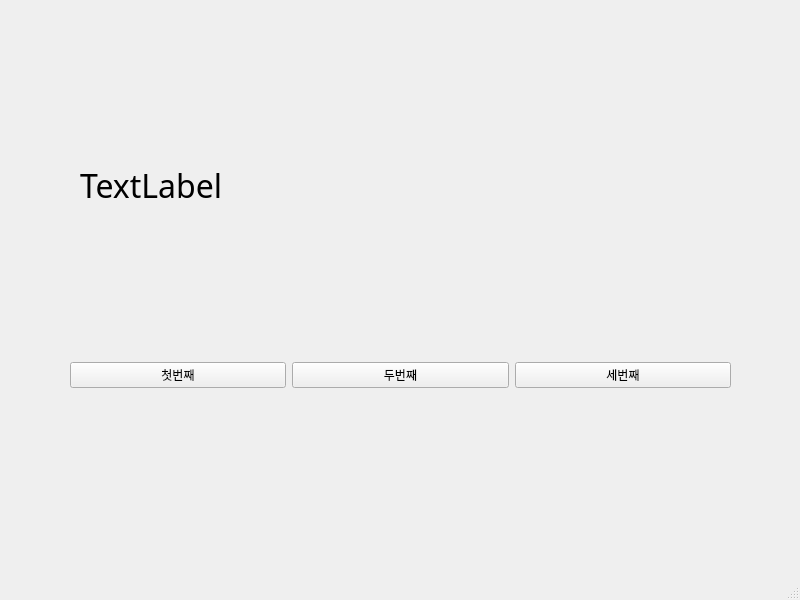
<?xml version="1.0" encoding="UTF-8"?>
<ui version="4.0">
 <class>MainWindow</class>
 <widget class="QMainWindow" name="MainWindow">
  <property name="geometry">
   <rect>
    <x>0</x>
    <y>0</y>
    <width>800</width>
    <height>600</height>
   </rect>
  </property>
  <property name="windowTitle">
   <string>MainWindow</string>
  </property>
  <widget class="QWidget" name="centralwidget">
   <widget class="QWidget" name="horizontalLayoutWidget">
    <property name="geometry">
     <rect>
      <x>70</x>
      <y>300</y>
      <width>661</width>
      <height>151</height>
     </rect>
    </property>
    <layout class="QHBoxLayout" name="horizontalLayout">
     <item>
      <widget class="QPushButton" name="pushButton_1">
       <property name="text">
        <string>첫번째</string>
       </property>
      </widget>
     </item>
     <item>
      <widget class="QPushButton" name="pushButton_2">
       <property name="text">
        <string>두번째</string>
       </property>
      </widget>
     </item>
     <item>
      <widget class="QPushButton" name="pushButton_3">
       <property name="text">
        <string>세번째</string>
       </property>
      </widget>
     </item>
    </layout>
   </widget>
   <widget class="QLabel" name="label">
    <property name="geometry">
     <rect>
      <x>80</x>
      <y>110</y>
      <width>641</width>
      <height>151</height>
     </rect>
    </property>
    <property name="font">
     <font>
      <family>굴림체</family>
      <pointsize>24</pointsize>
     </font>
    </property>
    <property name="text">
     <string>TextLabel</string>
    </property>
   </widget>
  </widget>
  <widget class="QMenuBar" name="menubar">
   <property name="geometry">
    <rect>
     <x>0</x>
     <y>0</y>
     <width>800</width>
     <height>21</height>
    </rect>
   </property>
  </widget>
  <widget class="QStatusBar" name="statusbar"/>
 </widget>
 <resources/>
 <connections>
  <connection>
   <sender>pushButton_1</sender>
   <signal>clicked()</signal>
   <receiver>MainWindow</receiver>
   <slot>firstClick()</slot>
   <hints>
    <hint type="sourcelabel">
     <x>212</x>
     <y>397</y>
    </hint>
    <hint type="destinationlabel">
     <x>163</x>
     <y>456</y>
    </hint>
   </hints>
  </connection>
  <connection>
   <sender>pushButton_2</sender>
   <signal>clicked()</signal>
   <receiver>MainWindow</receiver>
   <slot>secondClick()</slot>
   <hints>
    <hint type="sourcelabel">
     <x>339</x>
     <y>398</y>
    </hint>
    <hint type="destinationlabel">
     <x>379</x>
     <y>459</y>
    </hint>
   </hints>
  </connection>
  <connection>
   <sender>pushButton_3</sender>
   <signal>clicked()</signal>
   <receiver>MainWindow</receiver>
   <slot>thirdClick()</slot>
   <hints>
    <hint type="sourcelabel">
     <x>572</x>
     <y>398</y>
    </hint>
    <hint type="destinationlabel">
     <x>572</x>
     <y>455</y>
    </hint>
   </hints>
  </connection>
 </connections>
 <slots>
  <slot>firstClick()</slot>
  <slot>secondClick()</slot>
  <slot>thirdClick()</slot>
 </slots>
</ui>
